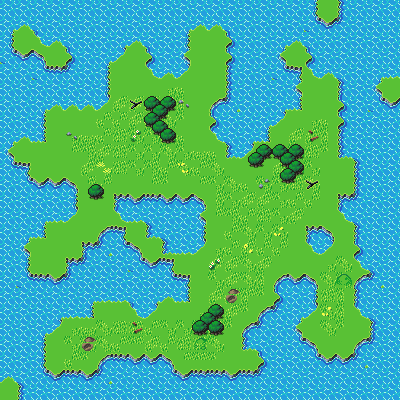

A level layout from a 2D game, rendered from its tile map. Below: a short description, then the map file with tile-grid data replaced by summaries:
An orthogonal 25x25 tile map with 16x16 px tiles, 4 tile layers (water, terrain, doodads, obstacles), 2 tilesets and 3 objects (lair, town, node).

<map version="1.2" tiledversion="1.3.3" orientation="orthogonal" renderorder="right-down" width="25" height="25" tilewidth="16" tileheight="16" infinite="0" nextlayerid="9" nextobjectid="5">
 <editorsettings>
  <export target="tutorial.json" format="json" />
 </editorsettings>
 <tileset firstgid="1" name="terrain" tilewidth="16" tileheight="16" tilecount="320" columns="16">
  <image source="../GB-LandTileset.png" width="256" height="320" />
  <terraintypes>
   <terrain name="Grass" tile="1" />
   <terrain name="Water" tile="16" />
   <terrain name="TallGrass" tile="17" />
  </terraintypes>
  <tile id="1" terrain="0,0,0,0" />
  <tile id="16" terrain="1,1,1,1" />
  <tile id="17" terrain="2,2,2,2" />
  <tile id="128" terrain="1,1,1,1" />
  <tile id="129" terrain="1,1,0,0" />
  <tile id="130" terrain="1,1,1,0" />
  <tile id="131" terrain="1,1,0,1" />
  <tile id="132" terrain="0,0,0,1" />
  <tile id="133" terrain="0,0,1,0" />
  <tile id="134" terrain="0,0,0,1" />
  <tile id="135" terrain="0,0,1,1" />
  <tile id="136" terrain="0,0,1,0" />
  <tile id="144" terrain="1,1,1,1" />
  <tile id="145" terrain="0,0,1,1" />
  <tile id="146" terrain="1,0,1,1" />
  <tile id="147" terrain="0,1,1,1" />
  <tile id="148" terrain="0,1,0,0" />
  <tile id="149" terrain="1,0,0,0" />
  <tile id="150" terrain="0,1,0,1" />
  <tile id="151" terrain="1,1,1,1" />
  <tile id="152" terrain="1,0,1,0" />
  <tile id="160" terrain="0,1,1,1" />
  <tile id="161" terrain="1,0,1,1" />
  <tile id="162" terrain="1,0,1,0" />
  <tile id="163" terrain="0,1,0,1" />
  <tile id="164" terrain="1,0,0,1" />
  <tile id="165" terrain="0,1,1,0" />
  <tile id="166" terrain="0,1,0,0" />
  <tile id="167" terrain="1,1,0,0" />
  <tile id="168" terrain="1,0,0,0" />
  <tile id="176" terrain="1,1,1,1" />
  <tile id="177" terrain="1,1,2,2" />
  <tile id="178" terrain="1,1,1,2" />
  <tile id="179" terrain="1,1,2,1" />
  <tile id="180" terrain="2,2,2,1" />
  <tile id="181" terrain="2,2,1,2" />
  <tile id="182" terrain="2,2,2,1" />
  <tile id="183" terrain="2,2,1,1" />
  <tile id="184" terrain="2,2,1,2" />
  <tile id="192" terrain="1,1,2,1" />
  <tile id="193" terrain="2,2,1,1" />
  <tile id="194" terrain="1,2,1,1" />
  <tile id="195" terrain="2,1,1,1" />
  <tile id="196" terrain="2,1,2,2" />
  <tile id="197" terrain="1,2,2,2" />
  <tile id="198" terrain="2,1,2,1" />
  <tile id="199" terrain="1,1,1,1" />
  <tile id="200" terrain="1,2,1,2" />
  <tile id="208" terrain="2,1,1,1" />
  <tile id="209" terrain="1,2,1,1" />
  <tile id="210" terrain="1,2,1,2" />
  <tile id="211" terrain="2,1,2,1" />
  <tile id="212" terrain="1,2,2,1" />
  <tile id="213" terrain="2,1,1,2" />
  <tile id="214" terrain="2,1,2,2" />
  <tile id="215" terrain="1,1,2,2" />
  <tile id="216" terrain="1,2,2,2" />
  <tile id="225" terrain="2,2,2,2" />
  <tile id="226" terrain="0,0,0,2" />
  <tile id="227" terrain="0,0,2,2" />
  <tile id="228" terrain="0,0,2,0" />
  <tile id="229" terrain="2,2,2,0" />
  <tile id="230" terrain="2,2,0,0" />
  <tile id="231" terrain="2,2,0,2" />
  <tile id="234" terrain=",,,2" />
  <tile id="235" terrain=",,2,2" />
  <tile id="236" terrain=",,2," />
  <tile id="237" terrain="2,2,2," />
  <tile id="238" terrain="2,2,," />
  <tile id="239" terrain="2,2,,2" />
  <tile id="240" terrain="0,2,2,0" />
  <tile id="241" terrain="2,0,0,2" />
  <tile id="242" terrain="0,2,0,2" />
  <tile id="243" terrain="2,2,2,2" />
  <tile id="244" terrain="2,0,2,0" />
  <tile id="245" terrain="2,0,2,0" />
  <tile id="246" terrain="0,0,0,0" />
  <tile id="247" terrain="0,2,0,2" />
  <tile id="250" terrain=",2,,2" />
  <tile id="251" terrain="2,2,2,2" />
  <tile id="252" terrain="2,,2," />
  <tile id="253" terrain="2,,2," />
  <tile id="255" terrain=",2,,2" />
  <tile id="256" terrain="0,2,2,0" />
  <tile id="257" terrain="2,0,0,2" />
  <tile id="258" terrain="0,2,0,0" />
  <tile id="259" terrain="2,2,0,0" />
  <tile id="260" terrain="2,0,0,0" />
  <tile id="261" terrain="2,0,2,2" />
  <tile id="262" terrain="0,0,2,2" />
  <tile id="263" terrain="0,2,2,2" />
  <tile id="266" terrain=",2,," />
  <tile id="267" terrain="2,2,," />
  <tile id="268" terrain="2,,," />
  <tile id="269" terrain="2,,2,2" />
  <tile id="270" terrain=",,2,2" />
  <tile id="271" terrain=",2,2,2" />
 </tileset>
 <tileset firstgid="321" name="obstacles" tilewidth="16" tileheight="16" tilecount="1612" columns="52">
  <image source="../Universal-Trees-And-Mountains.png" width="832" height="496" />
  <terraintypes>
   <terrain name="Palm" tile="-1" />
   <terrain name="Standard" tile="0" />
  </terraintypes>
  <tile id="781" terrain="0,0,0,0" />
  <tile id="782" terrain=",,,0" />
  <tile id="783" terrain=",,0,0" />
  <tile id="784" terrain=",,0," />
  <tile id="785" terrain=",0,0,0" />
  <tile id="786" terrain="0,,0,0" />
  <tile id="787" terrain=",,,0" />
  <tile id="788" terrain="0,0,0,0" />
  <tile id="789" terrain=",,0," />
  <tile id="790" terrain=",0,0,0" />
  <tile id="791" terrain=",,0,0" />
  <tile id="792" terrain="0,,0,0" />
  <tile id="832" terrain="0,0,0," />
  <tile id="833" terrain="0,0,,0" />
  <tile id="834" terrain=",0,,0" />
  <tile id="835" terrain="0,0,0,0" />
  <tile id="836" terrain="0,,0," />
  <tile id="837" terrain="0,0,,0" />
  <tile id="838" terrain="0,0,0," />
  <tile id="839" terrain="0,0,0,0" />
  <tile id="841" terrain="0,0,0,0" />
  <tile id="842" terrain=",0,,0" />
  <tile id="843" terrain="0,0,0,0" />
  <tile id="844" terrain="0,,0," />
  <tile id="884" terrain="0,,0,0" />
  <tile id="885" terrain=",0,0,0" />
  <tile id="886" terrain=",0,," />
  <tile id="887" terrain="0,0,," />
  <tile id="888" terrain="0,,," />
  <tile id="889" terrain=",0,0," />
  <tile id="890" terrain="0,,,0" />
  <tile id="891" terrain=",0,," />
  <tile id="892" terrain="0,0,0,0" />
  <tile id="893" terrain="0,,," />
  <tile id="894" terrain="0,0,,0" />
  <tile id="895" terrain="0,0,," />
  <tile id="896" terrain="0,0,0," />
  <tile id="937" terrain="1,1,1,1" />
  <tile id="938" terrain=",,,1" />
  <tile id="939" terrain=",,1,1" />
  <tile id="940" terrain=",,1," />
  <tile id="941" terrain=",1,1,1" />
  <tile id="942" terrain="1,,1,1" />
  <tile id="943" terrain=",,,1" />
  <tile id="944" terrain="1,1,1,1" />
  <tile id="945" terrain=",,1," />
  <tile id="946" terrain=",1,1,1" />
  <tile id="947" terrain=",,1,1" />
  <tile id="948" terrain="1,,1,1" />
  <tile id="988" terrain="1,1,1," />
  <tile id="989" terrain="1,1,,1" />
  <tile id="990" terrain=",1,,1" />
  <tile id="991" terrain="1,1,1,1" />
  <tile id="992" terrain="1,,1," />
  <tile id="993" terrain="1,1,,1" />
  <tile id="994" terrain="1,1,1," />
  <tile id="995" terrain="1,1,1,1" />
  <tile id="996" terrain="1,1,1,1" />
  <tile id="997" terrain="1,1,1,1" />
  <tile id="998" terrain=",1,,1" />
  <tile id="999" terrain="1,1,1,1" />
  <tile id="1000" terrain="1,,1," />
  <tile id="1040" terrain="1,,1,1" />
  <tile id="1041" terrain=",1,1,1" />
  <tile id="1042" terrain=",1,," />
  <tile id="1043" terrain="1,1,," />
  <tile id="1044" terrain="1,,," />
  <tile id="1045" terrain=",1,1," />
  <tile id="1046" terrain="1,,,1" />
  <tile id="1047" terrain=",1,," />
  <tile id="1048" terrain="1,1,1,1" />
  <tile id="1049" terrain="1,,," />
  <tile id="1050" terrain="1,1,,1" />
  <tile id="1051" terrain="1,1,," />
  <tile id="1052" terrain="1,1,1," />
 </tileset>
 <layer id="8" name="water" width="25" height="25">
  <data>[625 cells, 395 non-empty, 23 distinct tile ids]</data>
 </layer>
 <layer id="1" name="terrain" width="25" height="25">
  <data>[625 cells, 230 non-empty, 21 distinct tile ids]</data>
 </layer>
 <layer id="4" name="doodads" width="25" height="25">
  <data>[625 cells, 18 non-empty, 13 distinct tile ids]</data>
 </layer>
 <layer id="5" name="obstacles" width="25" height="25">
  <data>[625 cells, 24 non-empty, 12 distinct tile ids]</data>
 </layer>
 <objectgroup id="6" name="objects">
  <!-- 3 objects omitted --></objectgroup>
</map>
<!-- 3 of 3 objects omitted -->
